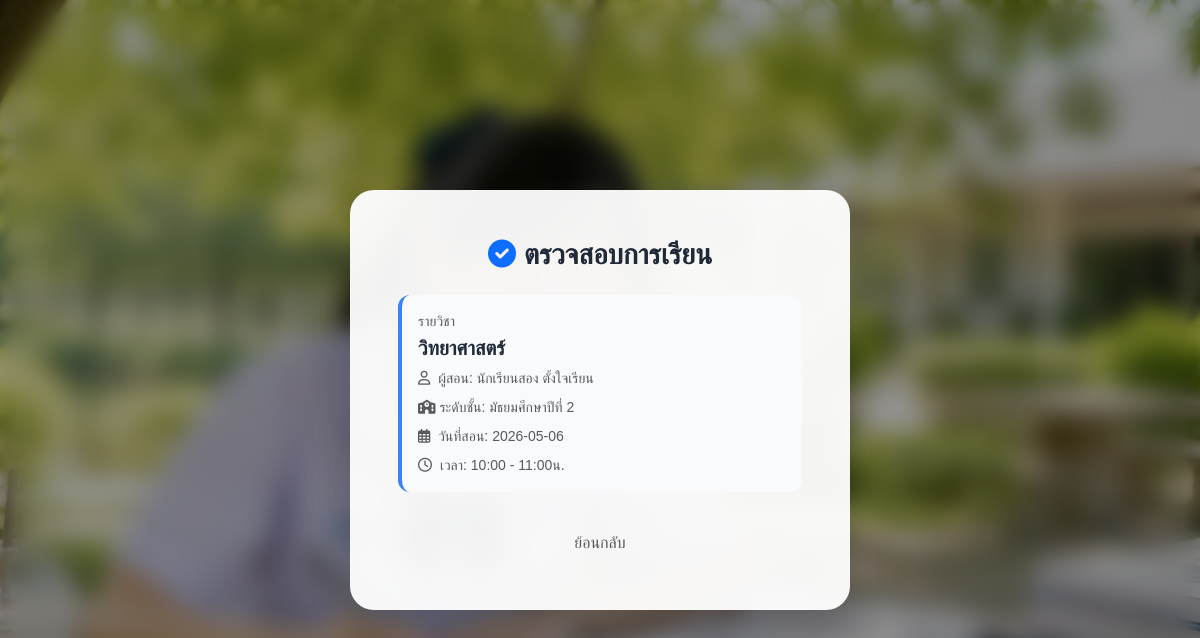
The page /student/learner_act.php?type=ld_detail&teaching_log_id=98 (signed in) on the database its author committed.
### tables this page shows
CREATE TABLE `teaching_log` (
  `teaching_log_id` int(11) NOT NULL,
  `td_id` int(11) NOT NULL,
  `ld_id` int(11) NOT NULL,
  `evidence` varchar(200) NOT NULL,
  `tutor_confirmed` int(11) NOT NULL,
  `teacher_confirmed` int(11) NOT NULL,
  `confirm_date` date NOT NULL,
  `checkup_note` varchar(255) NOT NULL
);

CREATE TABLE `subject` (
  `subject_id` int(11) NOT NULL,
  `subject_name` varchar(50) NOT NULL
);

CREATE TABLE `users` (
  `user_id` int(11) NOT NULL,
  `title_id` int(11) NOT NULL,
  `first_name` varchar(50) NOT NULL,
  `last_name` varchar(50) NOT NULL,
  `email` varchar(150) NOT NULL,
  `password` varchar(150) NOT NULL,
  `role` int(11) NOT NULL,
  `grade` int(11) NOT NULL,
  `points` int(11) NOT NULL,
  `create_at` datetime DEFAULT NULL
);

CREATE TABLE `teaching_demand` (
  `td_id` int(11) NOT NULL,
  `user_id` int(11) NOT NULL,
  `subject_id` int(11) NOT NULL,
  `teaching_level` int(11) NOT NULL,
  `available_day` date NOT NULL,
  `available_time` int(11) NOT NULL
);

### php/config.php (called while the page is built, shortened)
<?php
function timeSwitch($timePeriod)
{
    switch ($timePeriod) {
        case "4":
            $time =  "10:00 - 11:00น.";
            break;
    }
    return $time;
}

### student/learner_act.php (the view, shortened to what this page needs)
<?php
require('../php/config.php');
if (isset($_REQUEST['type'])) {
    $type = $_REQUEST['type'];
    if ($type == "ld_detail") {
        $tl_id = $_GET['teaching_log_id'];
        $sql = "SELECT tl.*,
                td.*,
                ld.*,
                u.*,
                s.subject_name
            FROM teaching_log tl
            LEFT JOIN teaching_demand td
            ON tl.td_id = td.td_id
            LEFT JOIN learner_demand ld
            ON tl.ld_id = ld.ld_id
            LEFT JOIN users u
            ON td.user_id = u.user_id
            LEFT JOIN subject s
            ON td.subject_id = s.subject_id
            WHERE tl.teaching_log_id='$tl_id'
            AND td.available_day <= CURDATE()";
        $result = $conn->query($sql);
        if ($result && $result->num_rows > 0) {
            $data = $result->fetch_assoc();
?>
            <!DOCTYPE html>
            <html lang="en">
            <head>
                <link rel="stylesheet" href="../css/student.css">
            </head>
            <body>
                <div class="confirm-card">
                    <h3 class="fw-bold text-center mb-4"><i class="fas fa-check-circle text-primary me-2"></i>ตรวจสอบการเรียน</h3>
                    <div class="info-box">
                        <p class="mb-1 text-muted small">รายวิชา</p>
                        <h5 class="fw-bold mb-0"><?= $data['subject_name'] ?></h5>
                        <p class="mb-0 mt-2 text-muted small"><i class="far fa-user me-1"></i> ผู้สอน: <?= $data['first_name'] . ' ' . $data['last_name'] ?></p>
                        <p class="mb-0 mt-2 text-muted small"><i class="fas fa-school mr-1"></i> ระดับชั้น: มัธยมศึกษาปีที่ <?= $data['teaching_level'] ?></p>
                        <p class="mb-0 mt-2 text-muted small"><i class="far fa-calendar-alt me-1"></i> วันที่สอน: <?= $data['available_day'] ?></p>
                        <p class="mb-0 mt-2 text-muted small"><i class="far fa-clock me-1"></i> เวลา: <?php $timePeriod = $data['available_time'];
                                                                                                        echo timeSwitch($timePeriod); ?></p>
                    </div>
                    <a href="learner_demand.php" class="btn btn-link w-100 mt-2 text-decoration-none text-muted">ย้อนกลับ</a>
                </div>
            </body>
            </html>
        <?php
        } else {
            $_SESSION['ld_notification'] = "ยังไม่ถึงกำหนดการเรียน หรือไม่พบข้อมูล";
            $_SESSION['ld_notif_type'] = 'warning';
            header('Location: learner_demand.php');
            exit();
        }
    }
}
        ?>

### css/student.css (style rules this page uses)
:root { --primary-font: "Inter", sans-serif; }
* { margin: 0; padding: 0; box-sizing: border-box; font-family: "Inter", sans-serif; }
body { position: relative; min-height: 100vh; color: #1f2937; background-color: #f3f4f6; overflow-x: hidden; }
body::before { content: ""; position: fixed; top: 0; left: 0; width: 100vw; height: 100vh; background-image: url("../img/index_ln.webp"); background-size: cover; background-position: center; filter: blur(8px); z-index: -1; transform: scale(1.1); }

### student/learner_act.php (style rules this page uses)
* { margin: 0; padding: 0; box-sizing: border-box; font-family: 'Prompt', sans-serif; }
body { min-height: 100vh; display: flex; align-items: center; justify-content: center; background-image: url('../img/index_ln.webp'); background-size: cover; background-position: center; padding: 2rem; }
body::before { content: ''; position: fixed; top: 0; left: 0; width: 100%; height: 100%; background: rgba(0, 0, 0, 0.4); backdrop-filter: blur(8px); z-index: -1; }
.confirm-card { background: rgba(255, 255, 255, 0.95); border-radius: 24px; padding: 3rem; width: 100%; max-width: 500px; box-shadow: 0 20px 40px rgba(0, 0, 0, 0.2); }
.info-box { background: #f8fafc; border-radius: 12px; padding: 1rem; margin-bottom: 1.5rem; border-left: 4px solid #3b82f6; }

### rows shown on the page
teaching_log: subject.subject_name "วิทยาศาสตร์", users.first_name "นักเรียนสอง", users.last_name "ตั้งใจเรียน", td.teaching_level "2", td.available_day "2026-05-06", td.available_time "10:00 - 11:00น."
